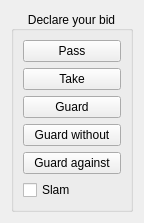
<?xml version="1.0" encoding="UTF-8"?>
<ui version="4.0">
 <class>bidsForm</class>
 <widget class="QWidget" name="bidsForm">
  <property name="geometry">
   <rect>
    <x>0</x>
    <y>0</y>
    <width>144</width>
    <height>213</height>
   </rect>
  </property>
  <property name="windowTitle">
   <string>Form</string>
  </property>
  <layout class="QGridLayout" name="gridLayout">
   <item row="0" column="0">
    <widget class="QGroupBox" name="groupBox">
     <property name="title">
      <string>Declare your bid</string>
     </property>
     <property name="alignment">
      <set>Qt::AlignCenter</set>
     </property>
     <layout class="QVBoxLayout" name="verticalLayout">
      <item>
       <widget class="QPushButton" name="passButton">
        <property name="text">
         <string>Pass</string>
        </property>
       </widget>
      </item>
      <item>
       <widget class="QPushButton" name="takeButton">
        <property name="text">
         <string>Take</string>
        </property>
       </widget>
      </item>
      <item>
       <widget class="QPushButton" name="guardButton">
        <property name="text">
         <string>Guard</string>
        </property>
       </widget>
      </item>
      <item>
       <widget class="QPushButton" name="guardWithoutButton">
        <property name="text">
         <string>Guard without</string>
        </property>
       </widget>
      </item>
      <item>
       <widget class="QPushButton" name="guardAgainstButton">
        <property name="text">
         <string>Guard against</string>
        </property>
       </widget>
      </item>
      <item>
       <widget class="QCheckBox" name="slamCheckBox">
        <property name="text">
         <string>Slam</string>
        </property>
       </widget>
      </item>
     </layout>
    </widget>
   </item>
  </layout>
 </widget>
 <resources/>
 <connections/>
</ui>
